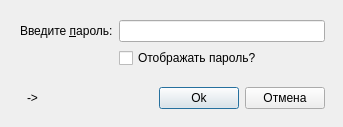
<?xml version="1.0" encoding="UTF-8"?>
<ui version="4.0">
 <class>UPasswordWidget</class>
 <widget class="QDialog" name="UPasswordWidget">
  <property name="geometry">
   <rect>
    <x>0</x>
    <y>0</y>
    <width>343</width>
    <height>127</height>
   </rect>
  </property>
  <property name="windowTitle">
   <string>Введите пароль</string>
  </property>
  <layout class="QVBoxLayout" name="verticalLayout_2">
   <property name="rightMargin">
    <number>9</number>
   </property>
   <property name="bottomMargin">
    <number>18</number>
   </property>
   <item>
    <widget class="QStackedWidget" name="stackedWidget">
     <property name="currentIndex">
      <number>0</number>
     </property>
     <widget class="QWidget" name="pagePassword">
      <layout class="QVBoxLayout" name="verticalLayout">
       <property name="topMargin">
        <number>9</number>
       </property>
       <property name="rightMargin">
        <number>9</number>
       </property>
       <property name="bottomMargin">
        <number>9</number>
       </property>
       <item>
        <layout class="QFormLayout" name="formLayout">
         <item row="0" column="0">
          <widget class="QLabel" name="label">
           <property name="text">
            <string>Введите &amp;пароль:</string>
           </property>
           <property name="buddy">
            <cstring>lEditPassword</cstring>
           </property>
          </widget>
         </item>
         <item row="0" column="1">
          <widget class="QLineEdit" name="lEditPassword">
           <property name="echoMode">
            <enum>QLineEdit::Password</enum>
           </property>
          </widget>
         </item>
         <item row="1" column="1">
          <widget class="QCheckBox" name="cBoxDisplayPassword">
           <property name="text">
            <string>Отображать пароль?</string>
           </property>
          </widget>
         </item>
        </layout>
       </item>
       <item>
        <spacer name="verticalSpacer_2">
         <property name="orientation">
          <enum>Qt::Vertical</enum>
         </property>
         <property name="sizeHint" stdset="0">
          <size>
           <width>20</width>
           <height>40</height>
          </size>
         </property>
        </spacer>
       </item>
      </layout>
     </widget>
     <widget class="QWidget" name="pageSecretQuestion">
      <layout class="QVBoxLayout" name="verticalLayout_3">
       <item>
        <layout class="QFormLayout" name="formLayout_2">
         <property name="sizeConstraint">
          <enum>QLayout::SetFixedSize</enum>
         </property>
         <item row="0" column="0">
          <widget class="QLabel" name="label_2">
           <property name="text">
            <string>&amp;Секретный вопрос:</string>
           </property>
           <property name="buddy">
            <cstring>lEditSecretQuestion</cstring>
           </property>
          </widget>
         </item>
         <item row="0" column="1">
          <widget class="QLineEdit" name="lEditSecretQuestion">
           <property name="frame">
            <bool>true</bool>
           </property>
           <property name="dragEnabled">
            <bool>true</bool>
           </property>
           <property name="readOnly">
            <bool>true</bool>
           </property>
          </widget>
         </item>
         <item row="1" column="0">
          <widget class="QLabel" name="label_3">
           <property name="text">
            <string>&amp;Ответ:</string>
           </property>
           <property name="buddy">
            <cstring>lEditAnswer</cstring>
           </property>
          </widget>
         </item>
         <item row="1" column="1">
          <widget class="QLineEdit" name="lEditAnswer"/>
         </item>
        </layout>
       </item>
      </layout>
     </widget>
    </widget>
   </item>
   <item>
    <layout class="QHBoxLayout" name="horizontalLayout_2">
     <property name="leftMargin">
      <number>9</number>
     </property>
     <property name="rightMargin">
      <number>9</number>
     </property>
     <item>
      <widget class="QToolButton" name="tButtonSwither">
       <property name="text">
        <string>-&gt;</string>
       </property>
       <property name="autoRaise">
        <bool>true</bool>
       </property>
      </widget>
     </item>
     <item>
      <spacer name="horizontalSpacer_2">
       <property name="orientation">
        <enum>Qt::Horizontal</enum>
       </property>
       <property name="sizeHint" stdset="0">
        <size>
         <width>40</width>
         <height>20</height>
        </size>
       </property>
      </spacer>
     </item>
     <item>
      <widget class="QPushButton" name="pButtonAccept">
       <property name="text">
        <string>Ok</string>
       </property>
       <property name="default">
        <bool>true</bool>
       </property>
      </widget>
     </item>
     <item>
      <widget class="QPushButton" name="pButtonCancel">
       <property name="text">
        <string>Отмена</string>
       </property>
      </widget>
     </item>
    </layout>
   </item>
  </layout>
 </widget>
 <resources/>
 <connections/>
</ui>
